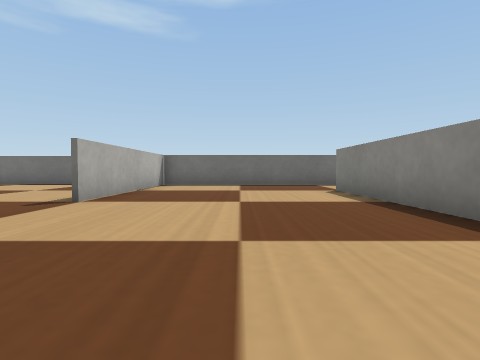
[1] (above)

24 first-person views from a walk through a world built for the Webots simulator. The camera is 0.05 m above the floor, tilts 2° down and sees 80° across. The floor is counted in squares, 0.1 m on a side. Each view is taken from the middle of a square. On the plan, view 1 faces up. The plan holds only what a view shows up to about 9 squares ahead; the rest is blank. The robots in the file are not drawn. Webots' stock objects and surfaces are drawn as simple stand-ins.

[2]
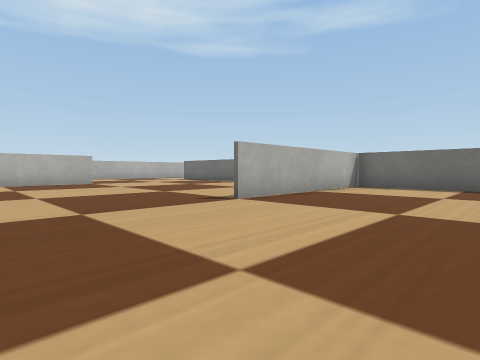

[3]
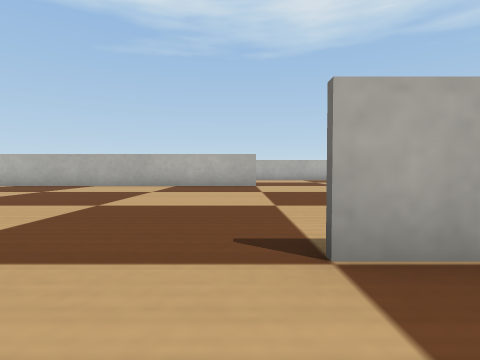

[4]
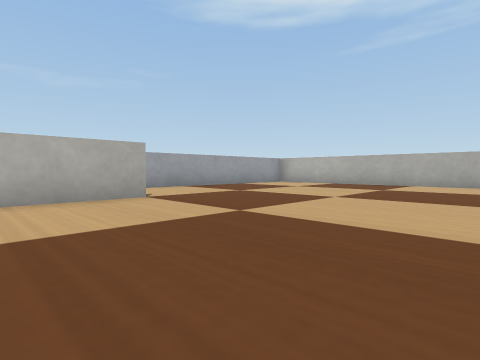

[5]
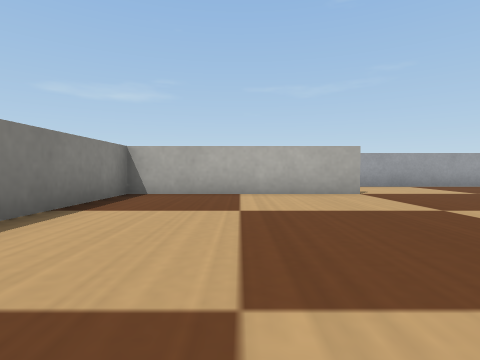

[6]
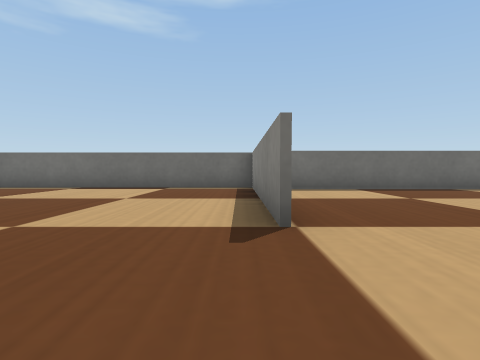

[7]
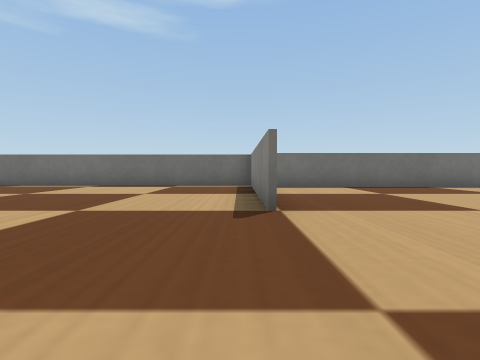

[8]
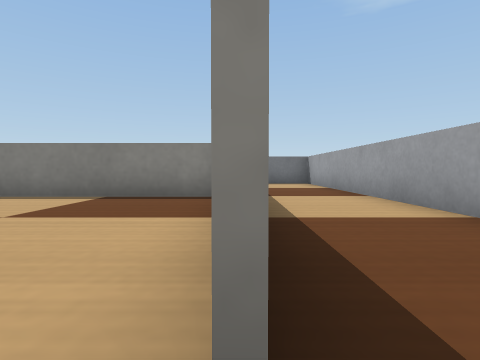

[9]
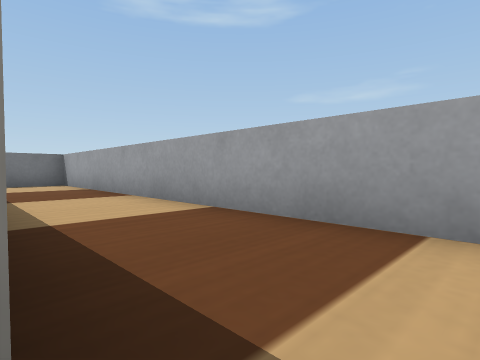

[10]
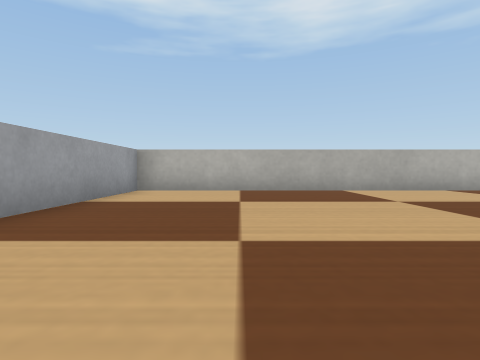

[11]
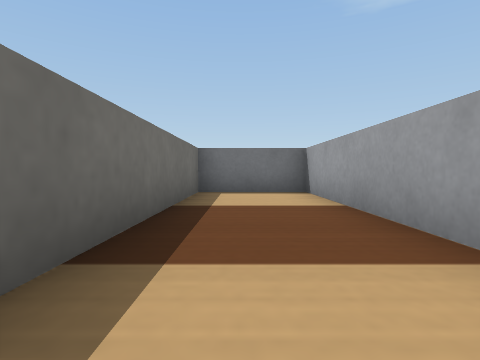

[12]
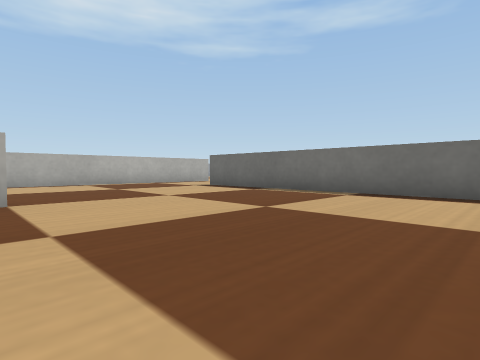

[13]
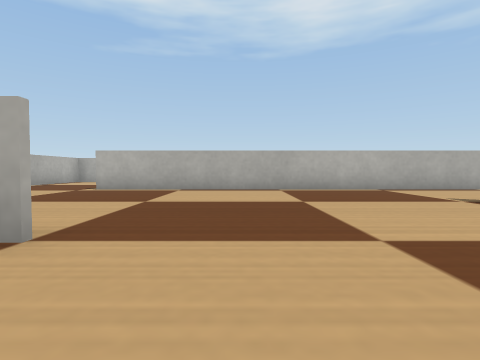

[14]
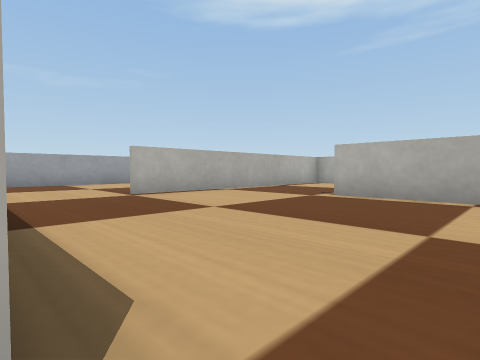

[15]
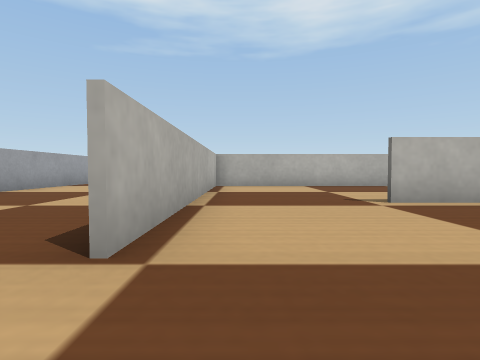

[16]
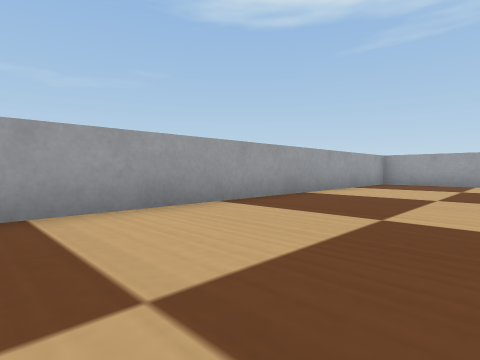

[17]
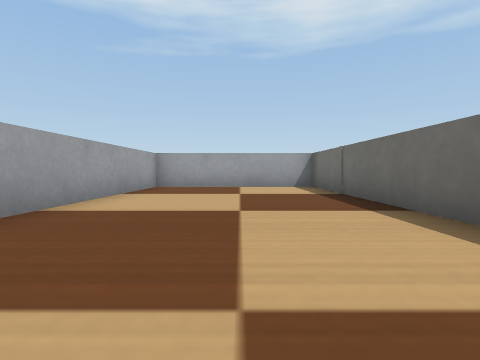

[18]
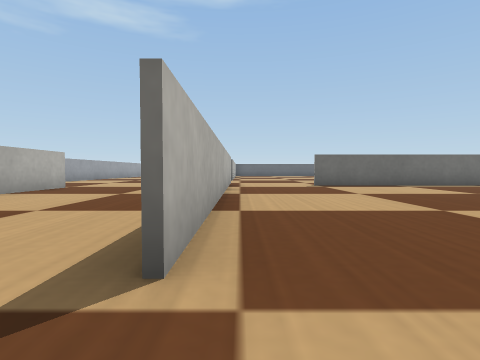

[19]
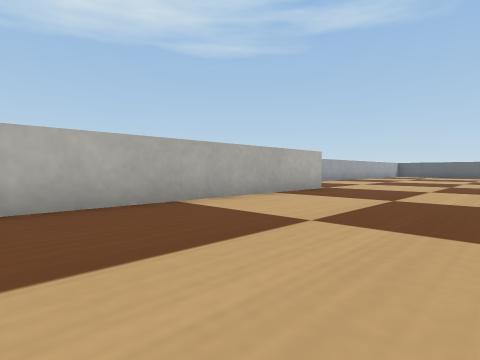

[20]
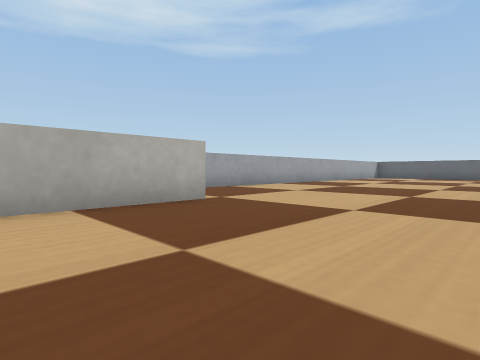

[21]
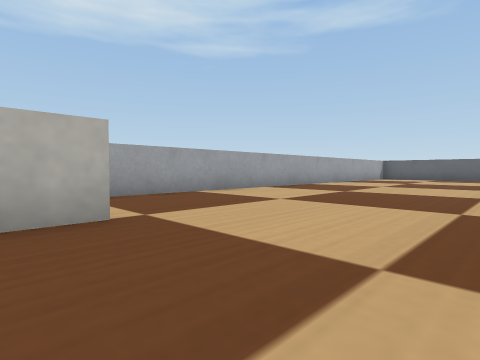

[22]
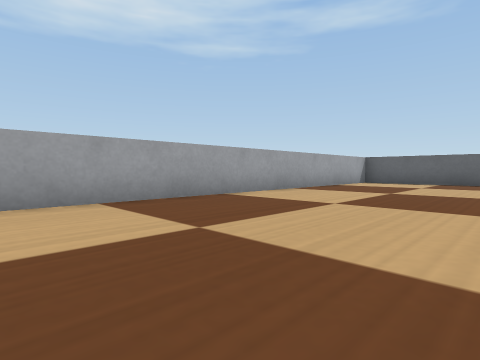

[23]
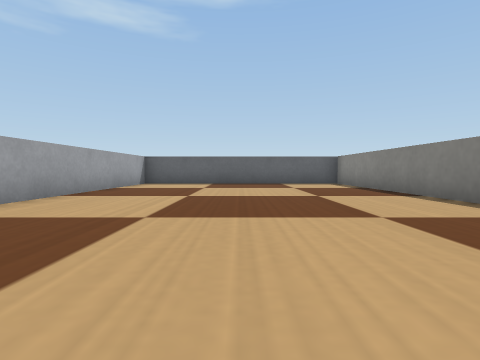

[24]
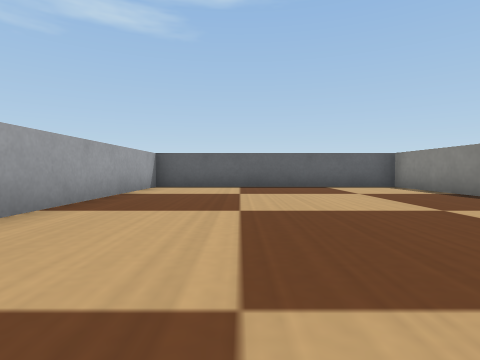

### Floor plan
Ten units are one square. View 1 is at (0, 0); x grows to the right and y downward. Boxes are objects, and circles mark ways between rooms. Rooms are numbered by the first view taken in them; rooms with no view inside come last. Other rooms are left out.
<svg viewBox="-230 -250 310 310">
<path fill="none" stroke="#000" d="M-25 -65 -25 -45 -25 -102 -94 -102M-26 29 24 29 24 -69M-100 -46 -100 25M-100 25 -100 55 75 55 75 31 20 31M-153 -94 -153 -22M-94 -102 -116 -102M-199 -91 -199 10M-198 7 -125 7M-165 8 -225 8 -225 55 -100 55M-153 -122 -153 -94M-154 -181 -154 -245 -225 -245 -225 -100M24 -95 -25 -95 -25 -65"/>
<circle cx="-60" cy="30" r="3" fill="#2a7"/>
<circle cx="-100" cy="-70" r="3" fill="#2a7"/>
<circle cx="-5" cy="-55" r="3" fill="#2a7"/>
<circle cx="-115" cy="10" r="3" fill="#2a7"/>
<circle cx="-160" cy="-100" r="3" fill="#2a7"/>
<text x="-40" y="-30">1</text>
<text x="-20" y="40">2</text>
<text x="-140" y="-50">3</text>
<text x="-160" y="30">4</text>
<text x="-190" y="-150">5</text>
<text x="0" y="-80">6</text>
</svg>
Room 1 opens to room 2. Room 1 opens to room 3. Room 1 opens to room 6. Room 3 opens to room 4. Room 3 opens to room 5.

Where each view was taken, in squares from view 1:
view 1: 0 up, 0 right, facing up
view 2: 1 up, 1 right, facing up-left
view 3: 4 up, 1 left, facing left
view 4: 2 up, 0 right, facing down-left
view 5: 3 up, 0 right, facing down
view 6: 2 up, 3 left, facing up
view 7: 1 up, 3 left, facing up
view 8: 3 down, 3 left, facing right
view 9: 3 down, 3 left, facing down-right
view 10: 3 down, 3 left, facing left
view 11: 4 down, 1 right, facing right
view 12: 4 up, 5 left, facing up-left
view 13: 6 up, 8 left, facing left
view 14: 5 up, 10 left, facing down-left
view 15: 0 up, 11 left, facing left
view 16: 2 down, 12 left, facing down-left
view 17: 3 down, 14 left, facing left
view 18: 1 up, 15 left, facing up
view 19: 2 up, 16 left, facing up-left
view 20: 6 up, 16 left, facing up-left
view 21: 8 up, 17 left, facing up-left
view 22: 13 up, 18 left, facing up-left
view 23: 14 up, 19 left, facing up
view 24: 16 up, 20 left, facing up
